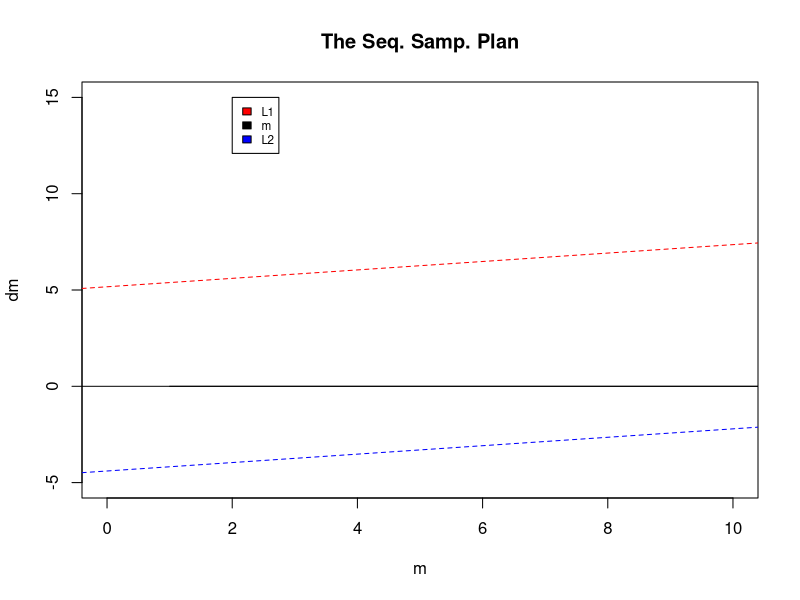
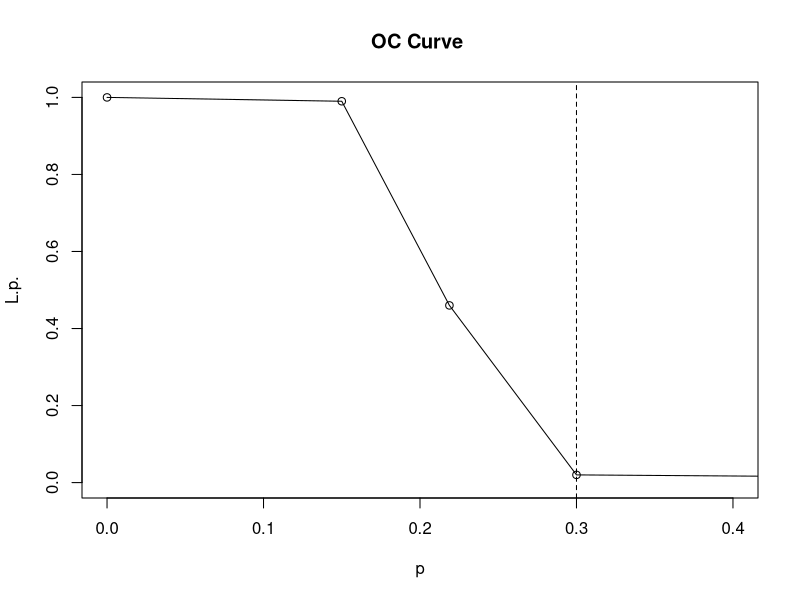
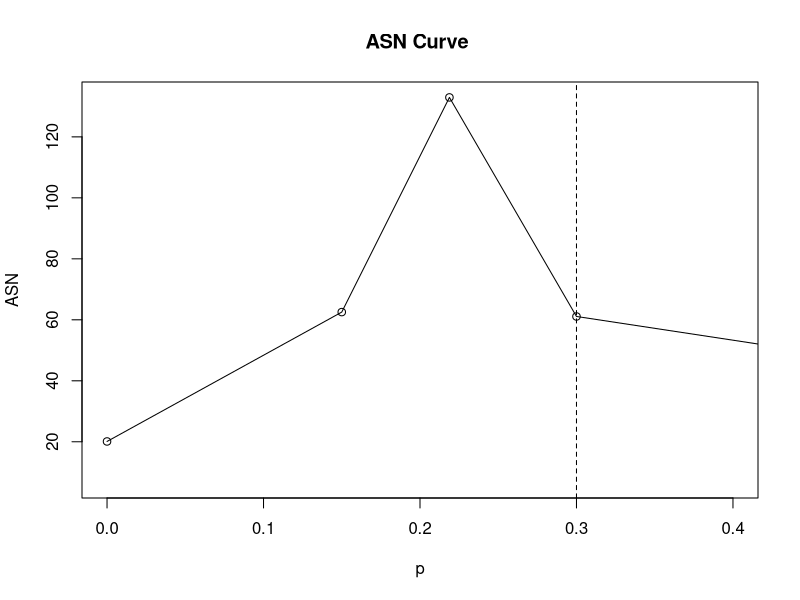

The R script that drew these images, in order:
#Page no. 1.55
rm(list=ls(all=TRUE))
p0=0.15
p1=0.30
alpha=0.01
beta=0.02
dm=c(0,0,1,1,1,1,1,1,1,1,1,1,1,1,1,1,2,2,2,2,2,2,2,2,2,2,3,3,3,3,3,3,3,3)
a=round(log10((1-beta)/alpha),5)
a
b=round(log10((1-alpha)/beta),5)
b
g1=round(log10(p1/p0),5)
g1
g2=round(log10((1-p0)/(1-p1)),5)
g2
s=round(g2/(g1+g2),4)
s
h1=round(b/(g1+g2),4)
h1
h2=round(a/(g1+g2),4)
h2
m=rep(0)

L1=function(m){
  -h1+s*m
  }
L2=function(m){
  h2+s*m
}
m=1:34
plot(m,rep(0,34),type="l",ylim=c(-5,15),xlim=c(0,10),main="The Seq. Samp. Plan",ylab="dm")
abline(h=0)
abline(a=h2,b=s,col="red",lty=2)
abline(a=-h1,b=s,col="blue",lty=2)
legend(x=2,y=15,legend=c("L1","m","L2"),fill=c("red","black","blue"),cex=0.7)
points=matrix(c(0,10,0,10,L1(0),L1(10),L2(0),L2(10)),byrow=T,nrow=2,dimnames=list(c("m","dm"),c("L1","L1","L2","L2")))
points
P=round(h1/(h1+h2),2)
P
points_OC_Curve<-data.frame("p"=c(0,p0,s,p1,1),"L(p)"=c(1,1-alpha,P,beta,0))
points_OC_Curve
plot(points_OC_Curve,type="o",xlim=c(0,0.4),main="OC Curve ")
abline(v=0.30,lty=2)
points_ASN_Curve<-data.frame("p"=c(0,p0,s,p1,1),"ASN"=round(c(b/g2,((1-alpha)*h1-alpha*h2)/(s-p0),h1*h2/(s*(1-s)),((1-beta)*h2-beta*h2)/(p1-s),a/g1),2))
points_ASN_Curve
plot(points_ASN_Curve,type="o",xlim=c(0,0.4),main="ASN Curve ")
abline(v=0.30,lty=2)
am<-function(m){
  -h1+s*m
}
rm<-function(m){
  h2+s*m
}

Seq_sam_plan<-data.frame(m,dm,"am"=am(m),"rm"=rm(m))
Seq_sam_plan
